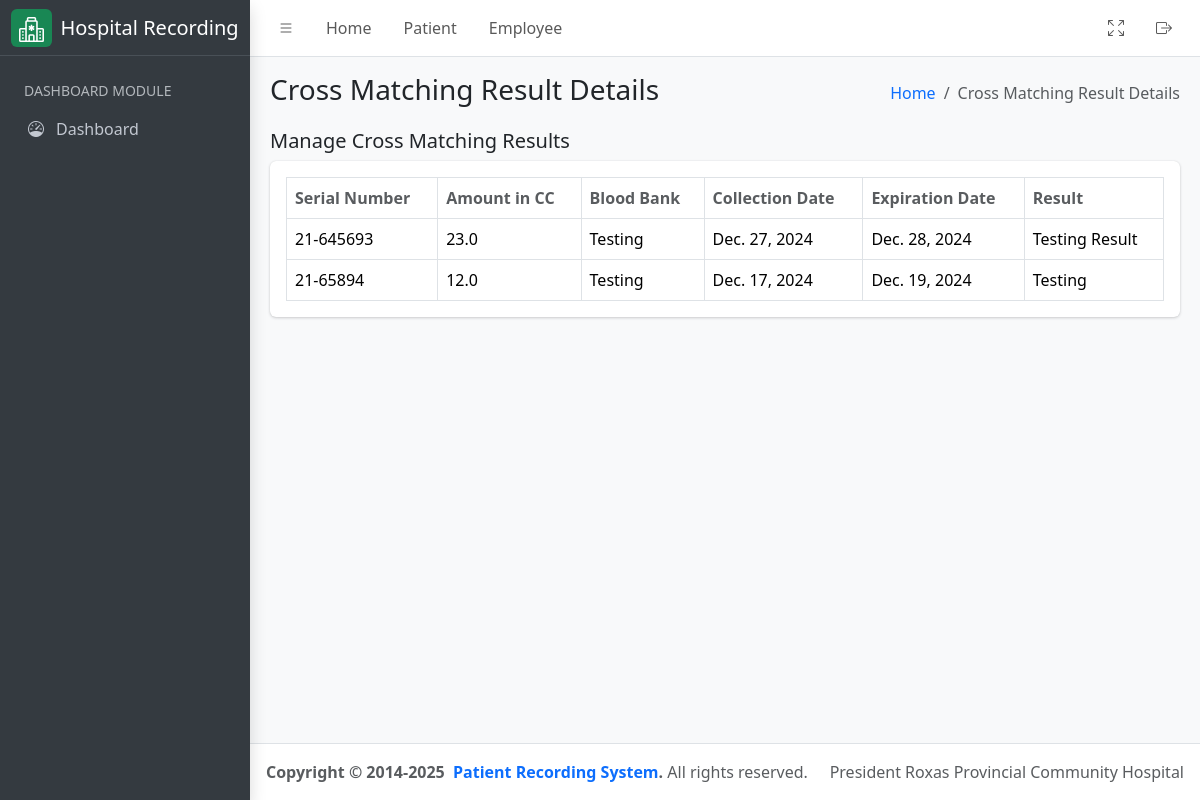
The page /laboratory/cross-matching-result/result on the database as committed earlier.
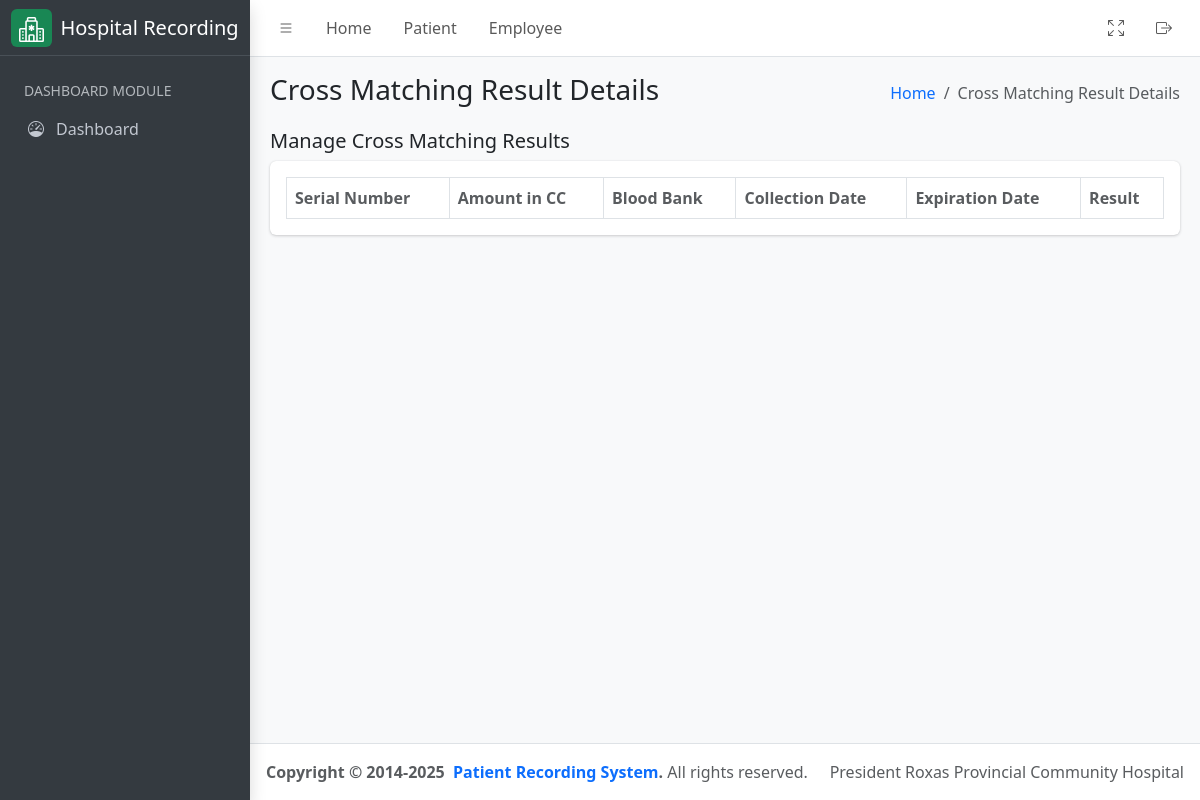
The same page on the database as committed later.
### hospital_app/models.py (models this page shows, shortened)
class CrossMatchingResult(models.Model):
    serial_no = models.CharField(
        max_length=255,
        unique=True,
        help_text="Unique serial number of the cross-matching result.",
    )
    amt_in_cc = models.FloatField(help_text="Amount in cc.")
    blood_bank = models.CharField(max_length=255, help_text="Name of the blood bank.")
    date_of_collection = models.DateField(help_text="Date the blood was collected.")
    expiration_date = models.DateField(help_text="Expiration date of the blood.")
    result = models.TextField(max_length=255, help_text="Result of the cross-matching.")
    class Meta:
        verbose_name = "Cross Matching Result"
        verbose_name_plural = "Cross Matching Results"
        db_table = "cross_matching_result"
        ordering = ["-date_of_collection"]

### hospital_app/views.py (the view)
# urls.py: path('laboratory/cross-matching-result/result', CrossMatchingResultView.as_view(), name="cross_matching_result_list"),
class CrossMatchingResultView(ListView):
    template_name = "cross_matching_result.html"
    queryset = CrossMatchingResult.objects.all()
    context_object_name = "results"
    def get_context_data(self, **kwargs):
        context = super().get_context_data(**kwargs)
        context["detail_header"] = "Cross Matching Result Details List"
        context["humberger_header"] = "Cross Matching Result Details"
        return context

### hospital_app/templatetags/group.py (called while the page is built)
@register.filter
def has_group(user, group_name):
    return user.groups.filter(name=group_name).exists()

### hospital_app/templates/cross_matching_result.html (shortened to what this page needs)
{% extends './includes/base.html' %}
{% load group %}
{% block content %}
<div class="container-fluid">
    <div class="row">
        <div class="col-md-12">
            <div class="d-flex justify-content-between align-items-center">
                <h5>Manage Cross Matching Results</h5>
            </div>
            <div class="card mb-4">
                <div class="card-body">
                    <table id="datatable" class="table table-bordered table-hover">
                        <thead>
                            <tr>
                                <th class="text-muted">Serial Number</th>
                                <th class="text-muted">Amount in CC</th>
                                <th class="text-muted">Blood Bank</th>
                                <th class="text-muted">Collection Date</th>
                                <th class="text-muted">Expiration Date</th>
                                <th class="text-muted">Result</th>
                            </tr>
                        </thead>
                        <tbody>
                            {% for result in results %}
                            <tr>
                                <td>{{ result.serial_no }}</td>
                                <td>{{ result.amt_in_cc }}</td>
                                <td>{{ result.blood_bank }}</td>
                                <td>{{ result.date_of_collection }}</td>
                                <td>{{ result.expiration_date }}</td>
                                <td>{{ result.result }}</td>
                            </tr>
                            {% endfor %}
                        </tbody>
                    </table>
                </div>
            </div>
        </div>
    </div>
</div>
{% endblock %}

Rows that differ between the two databases and show on the page:
removed CrossMatchingResult: serial_no "21-645693", amt_in_cc "23.0", blood_bank "Testing", date_of_collection "Dec. 27, 2024", expiration_date "Dec. 28, 2024", result "Testing Result"
removed CrossMatchingResult: serial_no "21-65894", amt_in_cc "12.0", blood_bank "Testing", date_of_collection "Dec. 17, 2024", expiration_date "Dec. 19, 2024", result "Testing"
